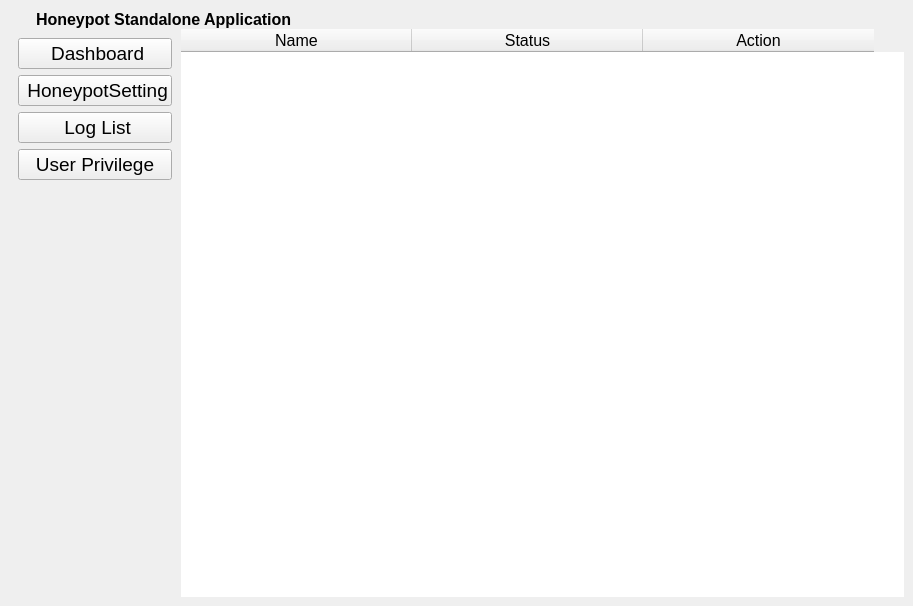
<?xml version="1.0" encoding="UTF-8"?>
<ui version="4.0">
 <class>MainWindow</class>
 <widget class="QMainWindow" name="MainWindow">
  <property name="geometry">
   <rect>
    <x>0</x>
    <y>0</y>
    <width>913</width>
    <height>606</height>
   </rect>
  </property>
  <property name="windowTitle">
   <string>Standalone Honeypot</string>
  </property>
  <widget class="QWidget" name="centralwidget">
   <layout class="QGridLayout" name="gridLayout">
    <item row="0" column="0">
     <widget class="QWidget" name="widget_9" native="true">
      <layout class="QVBoxLayout" name="verticalLayout_4">
       <property name="spacing">
        <number>0</number>
       </property>
       <property name="leftMargin">
        <number>0</number>
       </property>
       <property name="topMargin">
        <number>0</number>
       </property>
       <property name="rightMargin">
        <number>0</number>
       </property>
       <property name="bottomMargin">
        <number>0</number>
       </property>
       <item>
        <widget class="QWidget" name="widget_3" native="true">
         <property name="maximumSize">
          <size>
           <width>16777215</width>
           <height>50</height>
          </size>
         </property>
         <layout class="QHBoxLayout" name="horizontalLayout_2">
          <property name="spacing">
           <number>11</number>
          </property>
          <property name="leftMargin">
           <number>9</number>
          </property>
          <property name="topMargin">
           <number>0</number>
          </property>
          <property name="rightMargin">
           <number>9</number>
          </property>
          <property name="bottomMargin">
           <number>0</number>
          </property>
          <item>
           <widget class="QLabel" name="label">
            <property name="maximumSize">
             <size>
              <width>50</width>
              <height>50</height>
             </size>
            </property>
            <property name="textFormat">
             <enum>Qt::AutoText</enum>
            </property>
            <property name="pixmap">
             <pixmap resource="resource.qrc">:/image/image/logo.png</pixmap>
            </property>
            <property name="scaledContents">
             <bool>true</bool>
            </property>
           </widget>
          </item>
          <item>
           <widget class="QLabel" name="label_2">
            <property name="font">
             <font>
              <pointsize>12</pointsize>
              <italic>false</italic>
              <bold>true</bold>
              <underline>false</underline>
              <strikeout>false</strikeout>
             </font>
            </property>
            <property name="mouseTracking">
             <bool>false</bool>
            </property>
            <property name="text">
             <string>Honeypot Standalone Application</string>
            </property>
           </widget>
          </item>
          <item>
           <spacer name="horizontalSpacer">
            <property name="orientation">
             <enum>Qt::Horizontal</enum>
            </property>
            <property name="sizeHint" stdset="0">
             <size>
              <width>40</width>
              <height>20</height>
             </size>
            </property>
           </spacer>
          </item>
         </layout>
        </widget>
       </item>
       <item>
        <widget class="QWidget" name="widget" native="true">
         <layout class="QHBoxLayout" name="horizontalLayout">
          <property name="spacing">
           <number>0</number>
          </property>
          <property name="leftMargin">
           <number>0</number>
          </property>
          <property name="topMargin">
           <number>0</number>
          </property>
          <property name="rightMargin">
           <number>0</number>
          </property>
          <property name="bottomMargin">
           <number>0</number>
          </property>
          <item>
           <widget class="QWidget" name="widget_10" native="true">
            <property name="maximumSize">
             <size>
              <width>16777215</width>
              <height>16777215</height>
             </size>
            </property>
            <layout class="QVBoxLayout" name="verticalLayout_5">
             <property name="spacing">
              <number>0</number>
             </property>
             <property name="sizeConstraint">
              <enum>QLayout::SetDefaultConstraint</enum>
             </property>
             <property name="leftMargin">
              <number>0</number>
             </property>
             <property name="topMargin">
              <number>0</number>
             </property>
             <property name="rightMargin">
              <number>0</number>
             </property>
             <property name="bottomMargin">
              <number>0</number>
             </property>
             <item>
              <widget class="QWidget" name="widget_16" native="true">
               <layout class="QVBoxLayout" name="verticalLayout_3">
                <item>
                 <widget class="QPushButton" name="pushButton">
                  <property name="maximumSize">
                   <size>
                    <width>16777215</width>
                    <height>16777215</height>
                   </size>
                  </property>
                  <property name="font">
                   <font>
                    <pointsize>14</pointsize>
                   </font>
                  </property>
                  <property name="text">
                   <string> Dashboard</string>
                  </property>
                  <property name="icon">
                   <iconset resource="resource.qrc">
                    <normaloff>:/image/image/dashboard-64.ico</normaloff>:/image/image/dashboard-64.ico</iconset>
                  </property>
                  <property name="iconSize">
                   <size>
                    <width>20</width>
                    <height>20</height>
                   </size>
                  </property>
                 </widget>
                </item>
                <item>
                 <widget class="QPushButton" name="pushButton_2">
                  <property name="font">
                   <font>
                    <pointsize>14</pointsize>
                   </font>
                  </property>
                  <property name="text">
                   <string> HoneypotSetting</string>
                  </property>
                  <property name="icon">
                   <iconset resource="resource.qrc">
                    <normaloff>:/image/image/settings-9-64.png</normaloff>:/image/image/settings-9-64.png</iconset>
                  </property>
                  <property name="iconSize">
                   <size>
                    <width>20</width>
                    <height>20</height>
                   </size>
                  </property>
                 </widget>
                </item>
                <item>
                 <widget class="QPushButton" name="pushButton_3">
                  <property name="font">
                   <font>
                    <pointsize>14</pointsize>
                   </font>
                  </property>
                  <property name="text">
                   <string> Log List</string>
                  </property>
                  <property name="icon">
                   <iconset resource="resource.qrc">
                    <normaloff>:/image/image/settings-12-64.png</normaloff>:/image/image/settings-12-64.png</iconset>
                  </property>
                  <property name="iconSize">
                   <size>
                    <width>20</width>
                    <height>20</height>
                   </size>
                  </property>
                 </widget>
                </item>
                <item>
                 <widget class="QPushButton" name="pushButton_4">
                  <property name="font">
                   <font>
                    <pointsize>14</pointsize>
                   </font>
                  </property>
                  <property name="text">
                   <string>User Privilege</string>
                  </property>
                  <property name="icon">
                   <iconset resource="resource.qrc">
                    <normaloff>:/image/image/collaborator-64.png</normaloff>:/image/image/collaborator-64.png</iconset>
                  </property>
                  <property name="iconSize">
                   <size>
                    <width>20</width>
                    <height>20</height>
                   </size>
                  </property>
                 </widget>
                </item>
               </layout>
              </widget>
             </item>
             <item>
              <spacer name="verticalSpacer">
               <property name="orientation">
                <enum>Qt::Vertical</enum>
               </property>
               <property name="sizeHint" stdset="0">
                <size>
                 <width>20</width>
                 <height>363</height>
                </size>
               </property>
              </spacer>
             </item>
            </layout>
           </widget>
          </item>
          <item>
           <widget class="QStackedWidget" name="stackedWidget">
            <property name="currentIndex">
             <number>0</number>
            </property>
            <widget class="QWidget" name="page">
             <layout class="QGridLayout" name="gridLayout_3">
              <property name="leftMargin">
               <number>0</number>
              </property>
              <property name="topMargin">
               <number>0</number>
              </property>
              <property name="rightMargin">
               <number>0</number>
              </property>
              <property name="bottomMargin">
               <number>0</number>
              </property>
              <property name="spacing">
               <number>0</number>
              </property>
              <item row="0" column="0">
               <widget class="QTableWidget" name="tableWidget">
                <property name="font">
                 <font>
                  <pointsize>12</pointsize>
                  <kerning>true</kerning>
                 </font>
                </property>
                <property name="frameShape">
                 <enum>QFrame::NoFrame</enum>
                </property>
                <property name="alternatingRowColors">
                 <bool>true</bool>
                </property>
                <property name="selectionBehavior">
                 <enum>QAbstractItemView::SelectRows</enum>
                </property>
                <attribute name="horizontalHeaderVisible">
                 <bool>true</bool>
                </attribute>
                <attribute name="horizontalHeaderCascadingSectionResizes">
                 <bool>false</bool>
                </attribute>
                <attribute name="horizontalHeaderDefaultSectionSize">
                 <number>231</number>
                </attribute>
                <attribute name="horizontalHeaderHighlightSections">
                 <bool>true</bool>
                </attribute>
                <attribute name="verticalHeaderVisible">
                 <bool>false</bool>
                </attribute>
                <column>
                 <property name="text">
                  <string>Name</string>
                 </property>
                </column>
                <column>
                 <property name="text">
                  <string>Status</string>
                 </property>
                </column>
                <column>
                 <property name="text">
                  <string>Action</string>
                 </property>
                </column>
               </widget>
              </item>
             </layout>
            </widget>
            <widget class="QWidget" name="page_2">
             <layout class="QGridLayout" name="gridLayout_2">
              <property name="leftMargin">
               <number>0</number>
              </property>
              <property name="topMargin">
               <number>0</number>
              </property>
              <property name="rightMargin">
               <number>0</number>
              </property>
              <property name="bottomMargin">
               <number>0</number>
              </property>
              <property name="spacing">
               <number>0</number>
              </property>
              <item row="0" column="0">
               <widget class="QWidget" name="widget_2" native="true">
                <layout class="QVBoxLayout" name="verticalLayout_6">
                 <property name="spacing">
                  <number>0</number>
                 </property>
                 <property name="leftMargin">
                  <number>0</number>
                 </property>
                 <property name="topMargin">
                  <number>0</number>
                 </property>
                 <property name="rightMargin">
                  <number>0</number>
                 </property>
                 <property name="bottomMargin">
                  <number>0</number>
                 </property>
                 <item>
                  <widget class="QWidget" name="widget_20" native="true">
                   <layout class="QHBoxLayout" name="horizontalLayout_25">
                    <item>
                     <widget class="QLabel" name="label_24">
                      <property name="font">
                       <font>
                        <family>Serif</family>
                        <pointsize>18</pointsize>
                        <bold>false</bold>
                        <kerning>true</kerning>
                       </font>
                      </property>
                      <property name="text">
                       <string>Service Name</string>
                      </property>
                     </widget>
                    </item>
                    <item>
                     <widget class="QLineEdit" name="input_ServiceName_field_7">
                      <property name="font">
                       <font>
                        <family>Serif</family>
                        <pointsize>18</pointsize>
                        <kerning>true</kerning>
                       </font>
                      </property>
                     </widget>
                    </item>
                   </layout>
                  </widget>
                 </item>
                 <item>
                  <widget class="QWidget" name="widget_17" native="true">
                   <layout class="QHBoxLayout" name="horizontalLayout_22">
                    <item>
                     <widget class="QLabel" name="label_21">
                      <property name="minimumSize">
                       <size>
                        <width>0</width>
                        <height>0</height>
                       </size>
                      </property>
                      <property name="font">
                       <font>
                        <family>Serif</family>
                        <pointsize>18</pointsize>
                        <kerning>true</kerning>
                       </font>
                      </property>
                      <property name="text">
                       <string>Port Service</string>
                      </property>
                     </widget>
                    </item>
                    <item>
                     <widget class="QLineEdit" name="input_port_field_7">
                      <property name="font">
                       <font>
                        <family>Serif</family>
                        <pointsize>18</pointsize>
                        <kerning>true</kerning>
                       </font>
                      </property>
                     </widget>
                    </item>
                   </layout>
                  </widget>
                 </item>
                 <item>
                  <widget class="QWidget" name="widget_18" native="true">
                   <layout class="QHBoxLayout" name="horizontalLayout_23">
                    <item>
                     <widget class="QLabel" name="label_22">
                      <property name="font">
                       <font>
                        <family>Serif</family>
                        <pointsize>18</pointsize>
                        <bold>false</bold>
                        <kerning>true</kerning>
                       </font>
                      </property>
                      <property name="text">
                       <string>Message</string>
                      </property>
                     </widget>
                    </item>
                    <item>
                     <widget class="QLineEdit" name="input_message_field_6">
                      <property name="font">
                       <font>
                        <family>Serif</family>
                        <pointsize>18</pointsize>
                        <kerning>true</kerning>
                       </font>
                      </property>
                     </widget>
                    </item>
                   </layout>
                  </widget>
                 </item>
                 <item>
                  <widget class="QWidget" name="widget_19" native="true">
                   <layout class="QHBoxLayout" name="horizontalLayout_24">
                    <item>
                     <widget class="QLabel" name="label_23">
                      <property name="font">
                       <font>
                        <family>Serif</family>
                        <pointsize>18</pointsize>
                        <bold>false</bold>
                        <kerning>true</kerning>
                       </font>
                      </property>
                      <property name="text">
                       <string>Threshold</string>
                      </property>
                     </widget>
                    </item>
                    <item>
                     <widget class="QLineEdit" name="input_Threshold_field_6">
                      <property name="font">
                       <font>
                        <family>Serif</family>
                        <pointsize>18</pointsize>
                        <kerning>true</kerning>
                       </font>
                      </property>
                     </widget>
                    </item>
                   </layout>
                  </widget>
                 </item>
                 <item>
                  <widget class="QLabel" name="label_25">
                   <property name="font">
                    <font>
                     <family>Serif</family>
                     <pointsize>18</pointsize>
                     <bold>false</bold>
                     <kerning>true</kerning>
                    </font>
                   </property>
                   <property name="text">
                    <string>Change user for notify</string>
                   </property>
                   <property name="alignment">
                    <set>Qt::AlignCenter</set>
                   </property>
                  </widget>
                 </item>
                 <item>
                  <widget class="QTableWidget" name="tableWidget_4">
                   <property name="alternatingRowColors">
                    <bool>true</bool>
                   </property>
                   <attribute name="horizontalHeaderDefaultSectionSize">
                    <number>347</number>
                   </attribute>
                   <attribute name="verticalHeaderVisible">
                    <bool>false</bool>
                   </attribute>
                   <column>
                    <property name="text">
                     <string>Name</string>
                    </property>
                   </column>
                   <column>
                    <property name="text">
                     <string>Email</string>
                    </property>
                   </column>
                  </widget>
                 </item>
                 <item>
                  <widget class="QLabel" name="label_26">
                   <property name="font">
                    <font>
                     <family>Serif</family>
                     <pointsize>18</pointsize>
                     <bold>false</bold>
                     <kerning>true</kerning>
                    </font>
                   </property>
                   <property name="text">
                    <string>single or group</string>
                   </property>
                   <property name="alignment">
                    <set>Qt::AlignCenter</set>
                   </property>
                  </widget>
                 </item>
                 <item>
                  <widget class="QWidget" name="widget_4" native="true">
                   <layout class="QHBoxLayout" name="horizontalLayout_4">
                    <item>
                     <spacer name="horizontalSpacer_3">
                      <property name="orientation">
                       <enum>Qt::Horizontal</enum>
                      </property>
                      <property name="sizeHint" stdset="0">
                       <size>
                        <width>40</width>
                        <height>20</height>
                       </size>
                      </property>
                     </spacer>
                    </item>
                    <item>
                     <widget class="QPushButton" name="btnSingle">
                      <property name="text">
                       <string>Single</string>
                      </property>
                     </widget>
                    </item>
                    <item>
                     <spacer name="horizontalSpacer_2">
                      <property name="orientation">
                       <enum>Qt::Horizontal</enum>
                      </property>
                      <property name="sizeHint" stdset="0">
                       <size>
                        <width>40</width>
                        <height>20</height>
                       </size>
                      </property>
                     </spacer>
                    </item>
                    <item>
                     <widget class="QPushButton" name="btnGroup">
                      <property name="text">
                       <string>Group</string>
                      </property>
                     </widget>
                    </item>
                    <item>
                     <spacer name="horizontalSpacer_4">
                      <property name="orientation">
                       <enum>Qt::Horizontal</enum>
                      </property>
                      <property name="sizeHint" stdset="0">
                       <size>
                        <width>40</width>
                        <height>20</height>
                       </size>
                      </property>
                     </spacer>
                    </item>
                   </layout>
                  </widget>
                 </item>
                 <item>
                  <widget class="QWidget" name="widget_21" native="true">
                   <layout class="QHBoxLayout" name="horizontalLayout_26">
                    <item>
                     <spacer name="horizontalSpacer_5">
                      <property name="orientation">
                       <enum>Qt::Horizontal</enum>
                      </property>
                      <property name="sizeHint" stdset="0">
                       <size>
                        <width>40</width>
                        <height>20</height>
                       </size>
                      </property>
                     </spacer>
                    </item>
                    <item>
                     <widget class="QPushButton" name="btn_save_page0_3">
                      <property name="font">
                       <font>
                        <family>Serif</family>
                        <pointsize>18</pointsize>
                        <kerning>true</kerning>
                       </font>
                      </property>
                      <property name="text">
                       <string> Save</string>
                      </property>
                      <property name="icon">
                       <iconset resource="resource.qrc">
                        <normaloff>:/image/image/save-64.png</normaloff>:/image/image/save-64.png</iconset>
                      </property>
                      <property name="iconSize">
                       <size>
                        <width>20</width>
                        <height>20</height>
                       </size>
                      </property>
                     </widget>
                    </item>
                   </layout>
                  </widget>
                 </item>
                </layout>
               </widget>
              </item>
             </layout>
            </widget>
            <widget class="QWidget" name="page_3">
             <layout class="QGridLayout" name="gridLayout_4">
              <property name="leftMargin">
               <number>0</number>
              </property>
              <property name="topMargin">
               <number>0</number>
              </property>
              <property name="rightMargin">
               <number>0</number>
              </property>
              <property name="bottomMargin">
               <number>0</number>
              </property>
              <property name="spacing">
               <number>0</number>
              </property>
              <item row="1" column="0">
               <widget class="QTableWidget" name="tableWidget_2">
                <property name="font">
                 <font>
                  <pointsize>12</pointsize>
                  <kerning>true</kerning>
                 </font>
                </property>
                <property name="alternatingRowColors">
                 <bool>true</bool>
                </property>
                <attribute name="horizontalHeaderDefaultSectionSize">
                 <number>231</number>
                </attribute>
                <attribute name="verticalHeaderVisible">
                 <bool>false</bool>
                </attribute>
                <column>
                 <property name="text">
                  <string>Service Name</string>
                 </property>
                </column>
                <column>
                 <property name="text">
                  <string>Port Service</string>
                 </property>
                </column>
                <column>
                 <property name="text">
                  <string>IP-Address</string>
                 </property>
                </column>
               </widget>
              </item>
             </layout>
            </widget>
            <widget class="QWidget" name="page_4">
             <layout class="QGridLayout" name="gridLayout_5">
              <property name="leftMargin">
               <number>0</number>
              </property>
              <property name="topMargin">
               <number>0</number>
              </property>
              <property name="rightMargin">
               <number>0</number>
              </property>
              <property name="bottomMargin">
               <number>0</number>
              </property>
              <property name="spacing">
               <number>0</number>
              </property>
              <item row="0" column="0">
               <widget class="QTableWidget" name="tableWidget_3">
                <property name="font">
                 <font>
                  <pointsize>12</pointsize>
                  <kerning>true</kerning>
                 </font>
                </property>
                <property name="alternatingRowColors">
                 <bool>true</bool>
                </property>
                <attribute name="horizontalHeaderDefaultSectionSize">
                 <number>230</number>
                </attribute>
                <attribute name="verticalHeaderVisible">
                 <bool>false</bool>
                </attribute>
                <column>
                 <property name="text">
                  <string>Name</string>
                 </property>
                </column>
                <column>
                 <property name="text">
                  <string>E-mail</string>
                 </property>
                </column>
                <column>
                 <property name="text">
                  <string>Log Privilege</string>
                 </property>
                </column>
               </widget>
              </item>
             </layout>
            </widget>
           </widget>
          </item>
         </layout>
        </widget>
       </item>
      </layout>
     </widget>
    </item>
   </layout>
  </widget>
 </widget>
 <resources>
  <include location="resource.qrc"/>
 </resources>
 <connections/>
</ui>
